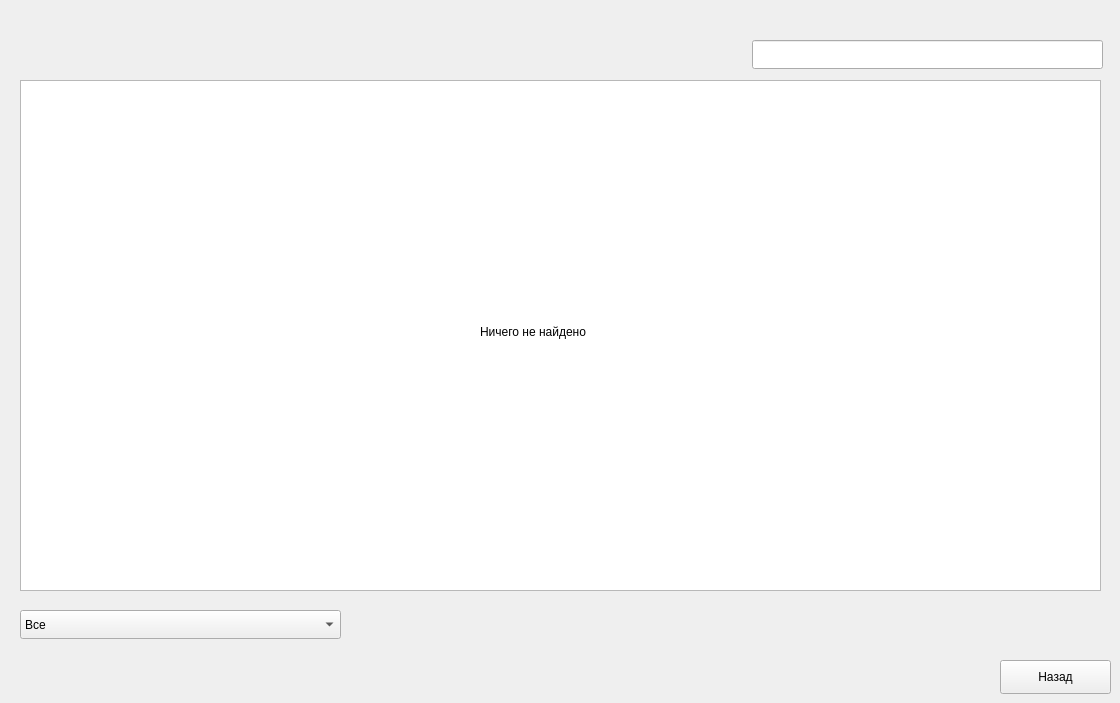
    <widget class="QWidget" name="page_14">
     <widget class="QTableView" name="tableView_allUserQuestions_onAllUserQuestionsList">
      <property name="geometry">
       <rect>
        <x>20</x>
        <y>80</y>
        <width>1081</width>
        <height>511</height>
       </rect>
      </property>
     </widget>
     <widget class="QComboBox" name="comboBox">
      <property name="geometry">
       <rect>
        <x>20</x>
        <y>610</y>
        <width>321</width>
        <height>29</height>
       </rect>
      </property>
      <item>
       <property name="text">
        <string>Все</string>
       </property>
      </item>
      <item>
       <property name="text">
        <string>Одобренные</string>
       </property>
      </item>
      <item>
       <property name="text">
        <string>Отклоненные</string>
       </property>
      </item>
      <item>
       <property name="text">
        <string>Непроверенные</string>
       </property>
      </item>
     </widget>
     <widget class="QPushButton" name="pushButton_prevPage_onAllUserQuestionsList">
      <property name="geometry">
       <rect>
        <x>1000</x>
        <y>660</y>
        <width>111</width>
        <height>34</height>
       </rect>
      </property>
      <property name="text">
       <string>Назад</string>
      </property>
     </widget>
     <widget class="QLineEdit" name="lineEdit_filter_onAllUserQuestionsList">
      <property name="geometry">
       <rect>
        <x>752</x>
        <y>40</y>
        <width>351</width>
        <height>29</height>
       </rect>
      </property>
     </widget>
     <widget class="QLabel" name="label_emptyData_onAllUserQuestionsList">
      <property name="geometry">
       <rect>
        <x>480</x>
        <y>320</y>
        <width>261</width>
        <height>24</height>
       </rect>
      </property>
      <property name="text">
       <string>Ничего не найдено</string>
      </property>
     </widget>
    </widget>
